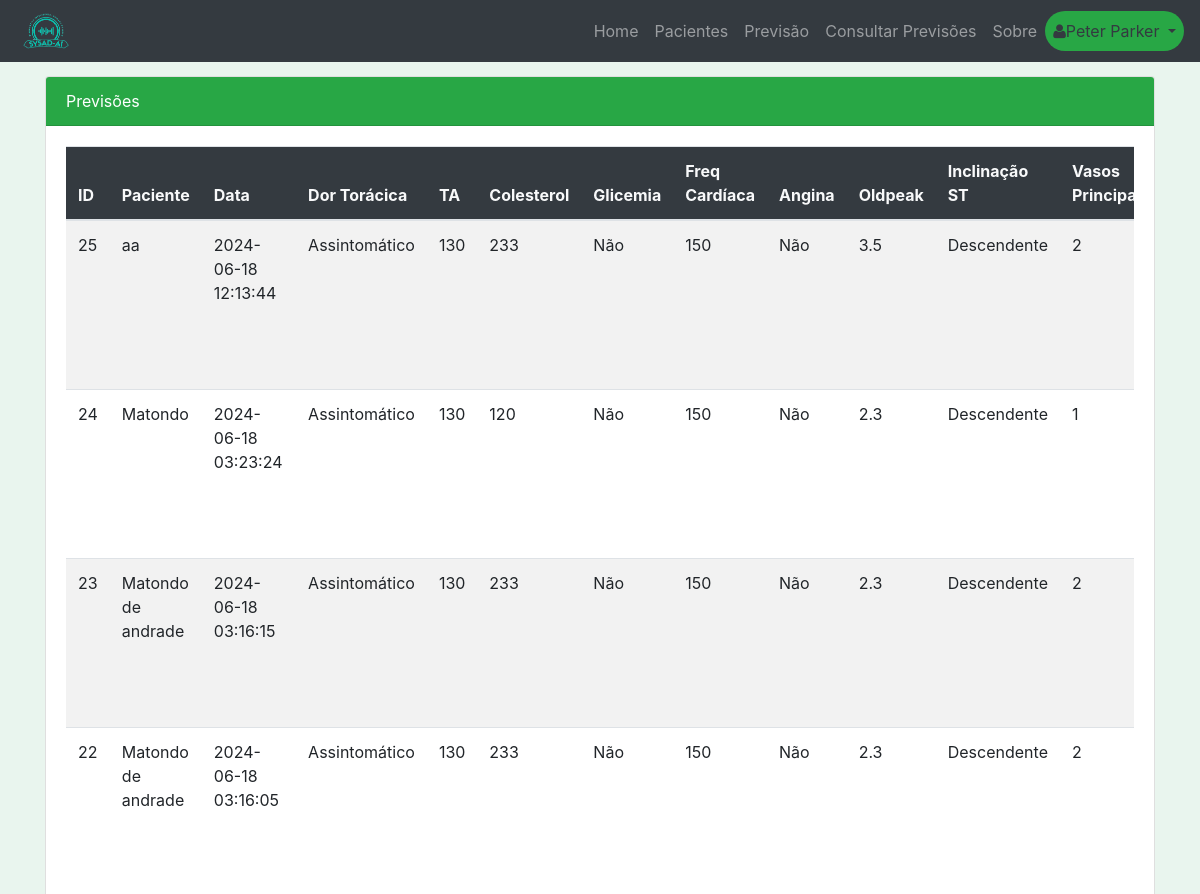
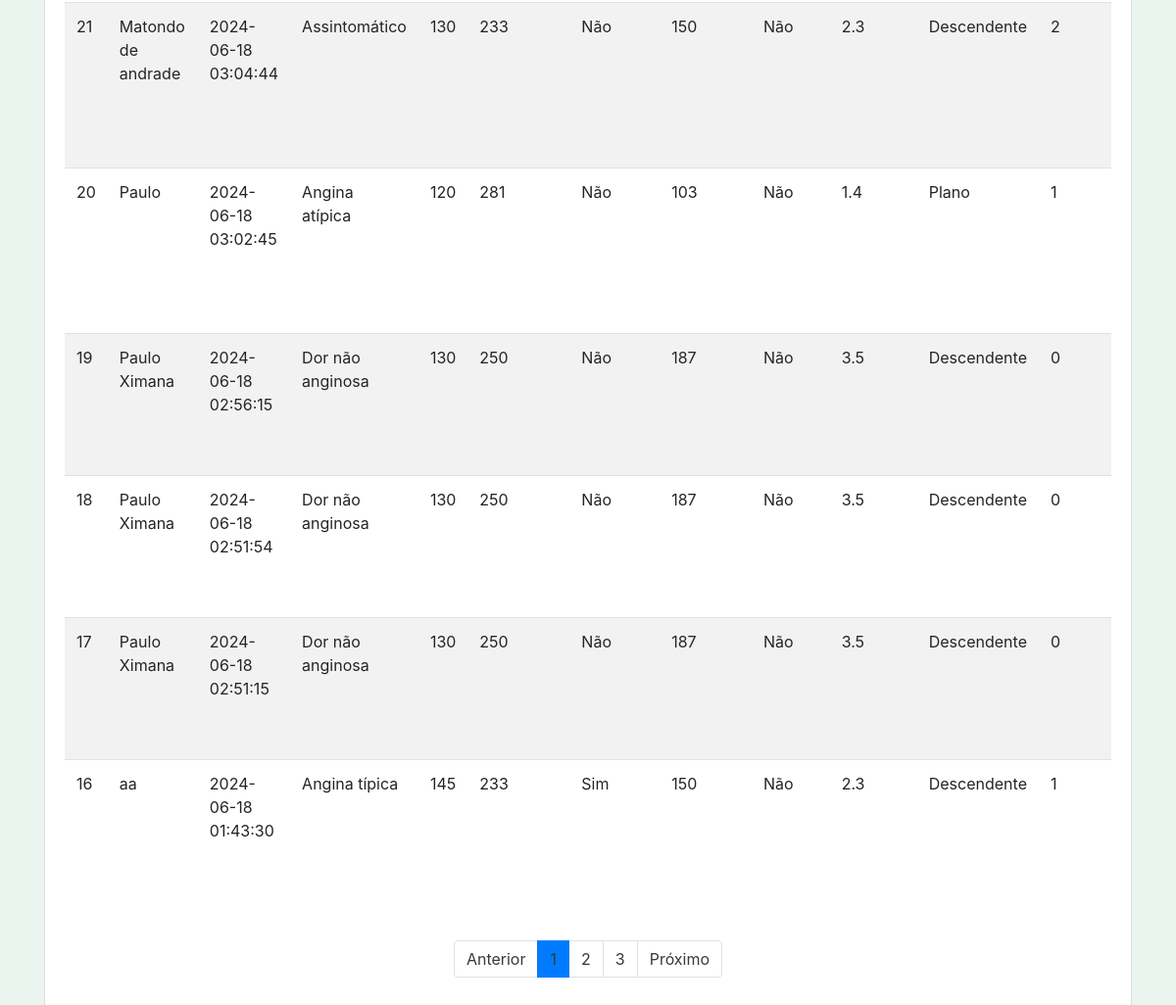
The page /consultaPrevisao (signed in) on the database as committed earlier (2 pictures, top to bottom).
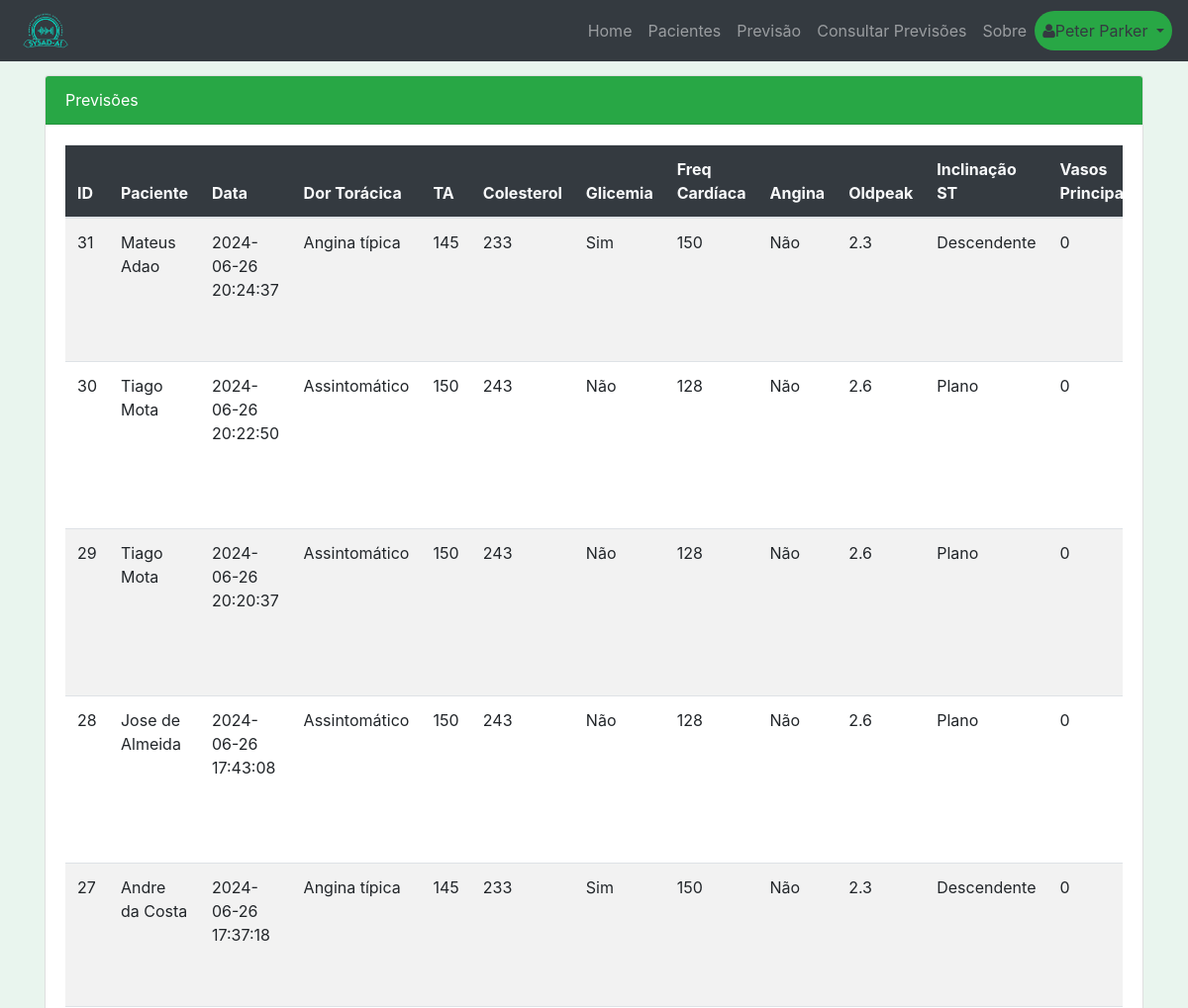
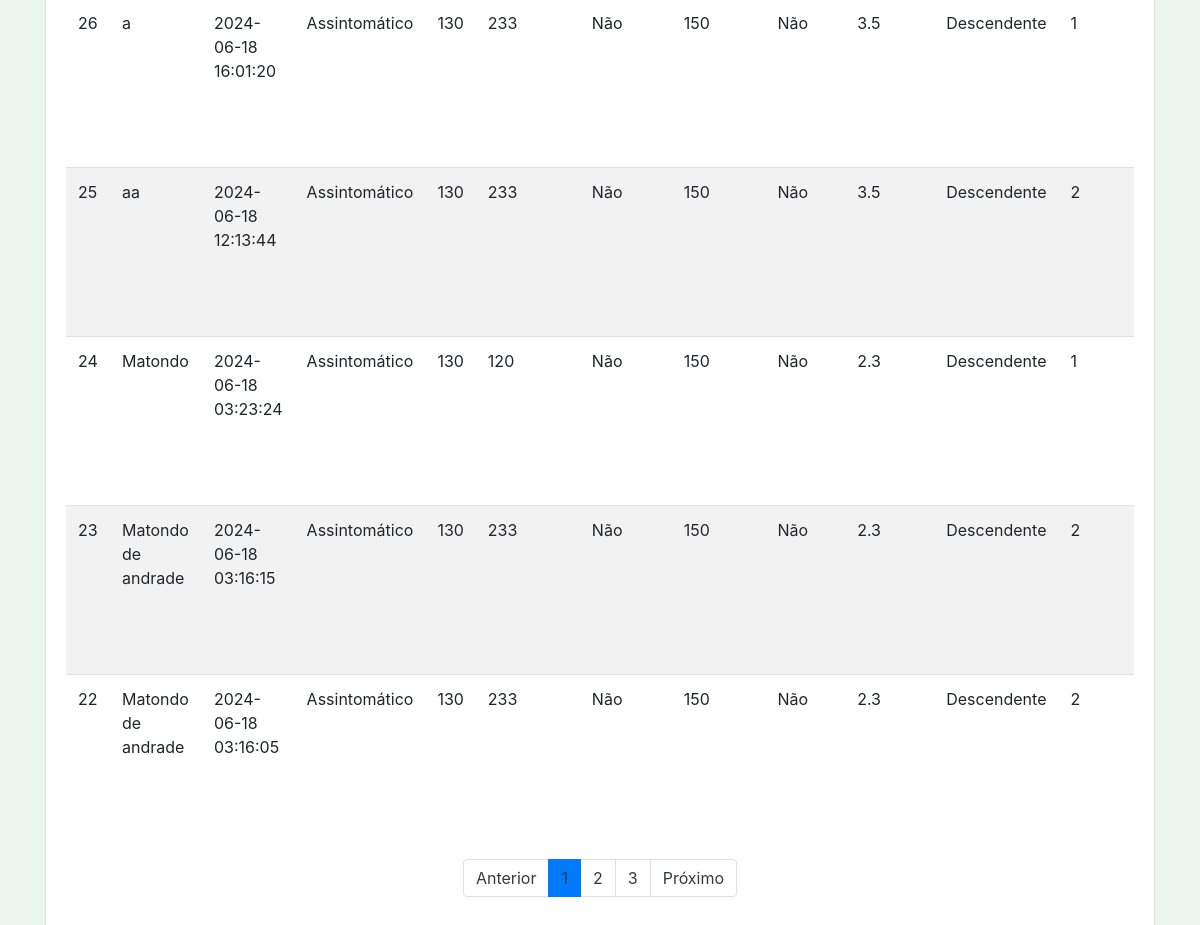
The same page on the database as committed later (2 pictures, top to bottom).
### tables this page shows
CREATE TABLE "previsao" (
	"id"	INTEGER,
	"id_paciente"	INTEGER,
	"id_profissional"	INTEGER,
	"data"	DATETIME DEFAULT CURRENT_TIMESTAMP,
	"dor_toracica"	TEXT,
	"ta"	TEXT,
	"colesterol"	INTEGER,
	"glicemia"	TEXT,
	"resultados_eletrocardiograficos"	TEXT,
	"frequencia_cardiaca"	INTEGER,
	"angina"	TEXT,
	"oldpeak"	TEXT,
	"inclinacao_st"	TEXT,
	"num_vasos_principais"	INTEGER,
	"talassemia"	TEXT,
	"previsao"	TEXT,
	FOREIGN KEY("id_profissional") REFERENCES "profissional"("id"),
	PRIMARY KEY("id" AUTOINCREMENT),
	FOREIGN KEY("id_paciente") REFERENCES "paciente"("id")
);

CREATE TABLE "paciente" (
	"id"	INTEGER,
	"nome"	TEXT NOT NULL,
	"data_nascimento"	TEXT NOT NULL,
	"sexo"	TEXT NOT NULL,
	"endereco"	TEXT,
	"telefone"	TEXT,
	"email"	TEXT NOT NULL,
	"data_cadastro"	DATETIME DEFAULT CURRENT_TIMESTAMP,
	PRIMARY KEY("id" AUTOINCREMENT)
);

### app.py (the view)
@app.route('/consultaPrevisao')
def consultaPrevisao():
    if 'user_id' in session:
        user_id = session['user_id']
        db = get_db()
        cursor = db.cursor()
        page = request.args.get('page', 1, type=int)
        per_page = 10  # Número de registros por página
        offset = (page - 1) * per_page
        cursor.execute('''
            SELECT p.*, pa.nome AS paciente_nome, pa.id AS paciente_id, pa.data_nascimento, pa.sexo, pa.endereco, pa.telefone, pa.email
            FROM previsao p
            JOIN paciente pa ON p.id_paciente = pa.id
            WHERE p.id_profissional = ?
            ORDER BY p.id DESC
            LIMIT ? OFFSET ?
        ''', (user_id, per_page, offset))
        previsoes = cursor.fetchall()
        cursor.execute('''
            SELECT COUNT(*)
            FROM previsao p
            JOIN paciente pa ON p.id_paciente = pa.id
            WHERE p.id_profissional = ?
        ''', (user_id,))
        total_previsoes = cursor.fetchone()[0]
        total_pages = (total_previsoes + per_page - 1) // per_page
        return render_template('consultaPrevisao.html', previsoes=previsoes, page=page, total_pages=total_pages)
    return redirect(url_for('login'))

### app.py (called while the page is built)
def get_db():
    conn = sqlite3.connect(DATABASE)
    conn.row_factory = sqlite3.Row
    return conn

### templates/consultaPrevisao.html (shortened to what this page needs)
{% extends "base.html" %}
{% block content %}
<div class="card">
  <div class="card-header bg-success text-white">
    Previsões
  </div>
  <div class="card-body">
    {% if previsoes %}
    <table class="table table-striped table-hover table-responsive">
      <thead class="bg-dark text-light">
        <tr>
          <th>ID</th>
          <th>Paciente</th>
          <th>Data</th>
          <th>Dor Torácica</th>
          <th>TA</th>
          <th>Colesterol</th>
          <th>Glicemia</th>
          <th>Freq Cardíaca</th>
          <th>Angina</th>
          <th>Oldpeak</th>
          <th>Inclinação ST</th>
          <th>Vasos Principais</th>
        </tr>
      </thead>
      <tbody>
        {% for previsao in previsoes %}
        <tr>
          <td>{{ previsao.id }}</td>
          <td>{{ previsao.paciente_nome }}</td>
          <td>{{ previsao.data }}</td>
          <td>{{ previsao.dor_toracica }}</td>
          <td>{{ previsao.ta }}</td>
          <td>{{ previsao.colesterol }}</td>
          <td>{{ previsao.glicemia }}</td>
          <td>{{ previsao.frequencia_cardiaca }}</td>
          <td>{{ previsao.angina }}</td>
          <td>{{ previsao.oldpeak }}</td>
          <td>{{ previsao.inclinacao_st }}</td>
          <td>{{ previsao.num_vasos_principais }}</td>
        </tr>
        {% endfor %}
      </tbody>
    </table>
    <nav aria-label="Page navigation">
      <ul class="pagination justify-content-center">
          <li class="page-item {% if page <= 1 %}disabled{% endif %}">
              <a class="page-link text-dark" href="{{ url_for('consultaPrevisao', page=page-1) }}" tabindex="-1">Anterior</a>
          </li>
          {% for p in range(1, total_pages + 1) %}
          <li class="page-item {% if p == page %}active {% endif %}">
              <a class="page-link text-dark" href="{{ url_for('consultaPrevisao', page=p) }}">{{ p }}</a>
          </li>
          {% endfor %}
          <li class="page-item {% if page >= total_pages %}disabled{% endif %}">
              <a class="page-link text-dark" href="{{ url_for('consultaPrevisao', page=page+1) }}">Próximo</a>
          </li>
      </ul>
  </nav>
    {% else %}
    <p>Sem previsões feitas.</p>
    {% endif %}
  </div>
</div>
{% endblock %}

Rows that differ between the two databases and show on the page:
no longer on this page (row unchanged): previsao: id "21", paciente_nome "Matondo de andrade", data "2024-06-18 03:04:44", dor_toracica "Assintomático", ta "130", colesterol "233", glicemia "Não", frequencia_cardiaca "150", angina "Não", oldpeak "2.3", inclinacao_st "Descendente", num_vasos_principais "2"
no longer on this page (row unchanged): previsao: id "20", paciente_nome "Paulo", data "2024-06-18 03:02:45", dor_toracica "Angina atípica", ta "120", colesterol "281", glicemia "Não", frequencia_cardiaca "103", angina "Não", oldpeak "1.4", inclinacao_st "Plano", num_vasos_principais "1"
no longer on this page (row unchanged): previsao: id "19", paciente_nome "Paulo Ximana", data "2024-06-18 02:56:15", dor_toracica "Dor não anginosa", ta "130", colesterol "250", glicemia "Não", frequencia_cardiaca "187", angina "Não", oldpeak "3.5", inclinacao_st "Descendente", num_vasos_principais "0"
no longer on this page (row unchanged): previsao: id "18", paciente_nome "Paulo Ximana", data "2024-06-18 02:51:54", dor_toracica "Dor não anginosa", ta "130", colesterol "250", glicemia "Não", frequencia_cardiaca "187", angina "Não", oldpeak "3.5", inclinacao_st "Descendente", num_vasos_principais "0"
no longer on this page (row unchanged): previsao: id "17", paciente_nome "Paulo Ximana", data "2024-06-18 02:51:15", dor_toracica "Dor não anginosa", ta "130", colesterol "250", glicemia "Não", frequencia_cardiaca "187", angina "Não", oldpeak "3.5", inclinacao_st "Descendente", num_vasos_principais "0"
no longer on this page (row unchanged): previsao: id "16", paciente_nome "aa", data "2024-06-18 01:43:30", dor_toracica "Angina típica", ta "145", colesterol "233", glicemia "Sim", frequencia_cardiaca "150", angina "Não", oldpeak "2.3", inclinacao_st "Descendente", num_vasos_principais "1"
added previsao: id "31", paciente_nome "Mateus Adao", data "2024-06-26 20:24:37", dor_toracica "Angina típica", ta "145", colesterol "233", glicemia "Sim", frequencia_cardiaca "150", angina "Não", oldpeak "2.3", inclinacao_st "Descendente", num_vasos_principais "0"
added previsao: id "30", paciente_nome "Tiago Mota", data "2024-06-26 20:22:50", dor_toracica "Assintomático", ta "150", colesterol "243", glicemia "Não", frequencia_cardiaca "128", angina "Não", oldpeak "2.6", inclinacao_st "Plano", num_vasos_principais "0"
added previsao: id "29", paciente_nome "Tiago Mota", data "2024-06-26 20:20:37", dor_toracica "Assintomático", ta "150", colesterol "243", glicemia "Não", frequencia_cardiaca "128", angina "Não", oldpeak "2.6", inclinacao_st "Plano", num_vasos_principais "0"
added previsao: id "28", paciente_nome "Jose de Almeida", data "2024-06-26 17:43:08", dor_toracica "Assintomático", ta "150", colesterol "243", glicemia "Não", frequencia_cardiaca "128", angina "Não", oldpeak "2.6", inclinacao_st "Plano", num_vasos_principais "0"
added previsao: id "27", paciente_nome "Andre da Costa", data "2024-06-26 17:37:18", dor_toracica "Angina típica", ta "145", colesterol "233", glicemia "Sim", frequencia_cardiaca "150", angina "Não", oldpeak "2.3", inclinacao_st "Descendente", num_vasos_principais "0"
added previsao: id "26", paciente_nome "a", data "2024-06-18 16:01:20", dor_toracica "Assintomático", ta "130", colesterol "233", glicemia "Não", frequencia_cardiaca "150", angina "Não", oldpeak "3.5", inclinacao_st "Descendente", num_vasos_principais "1"
